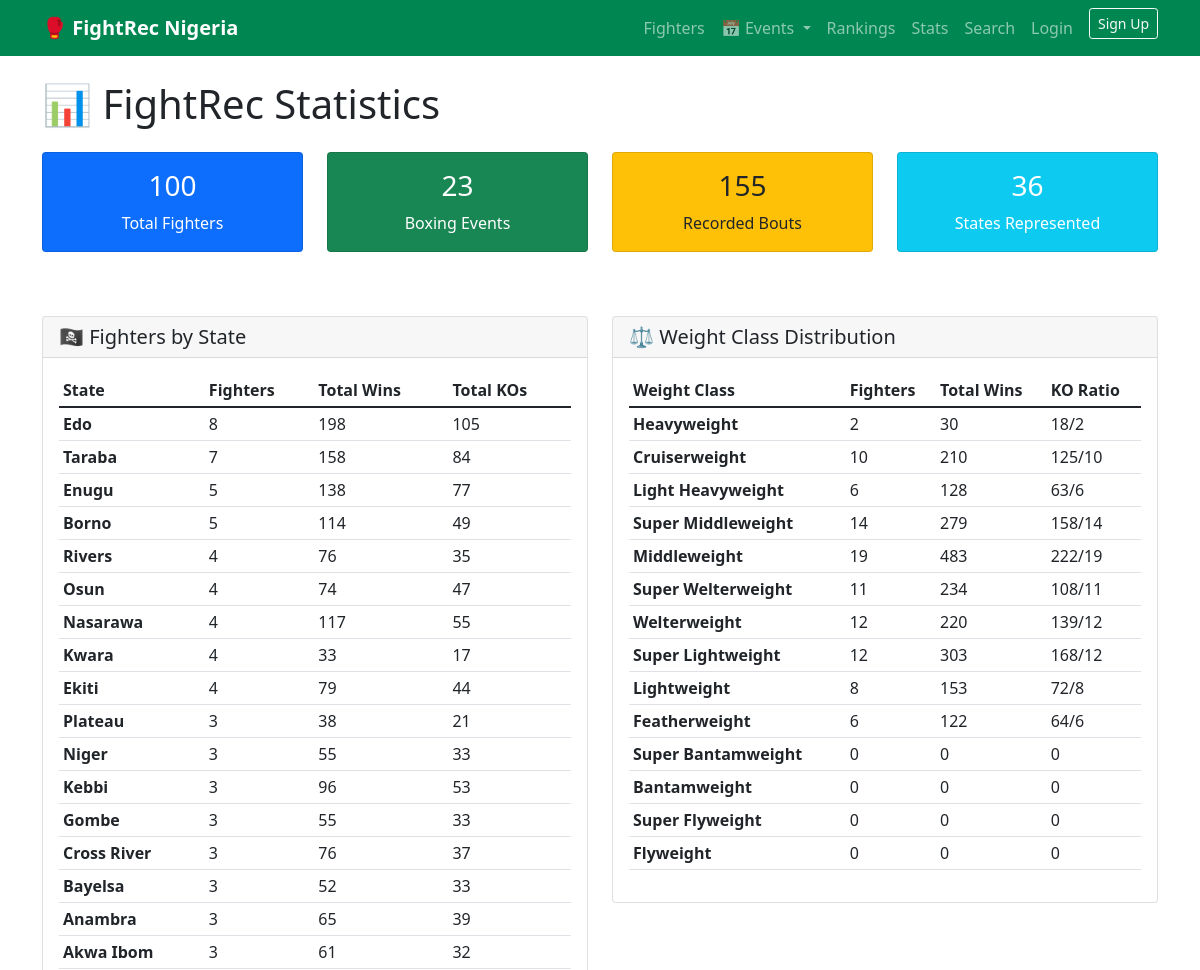
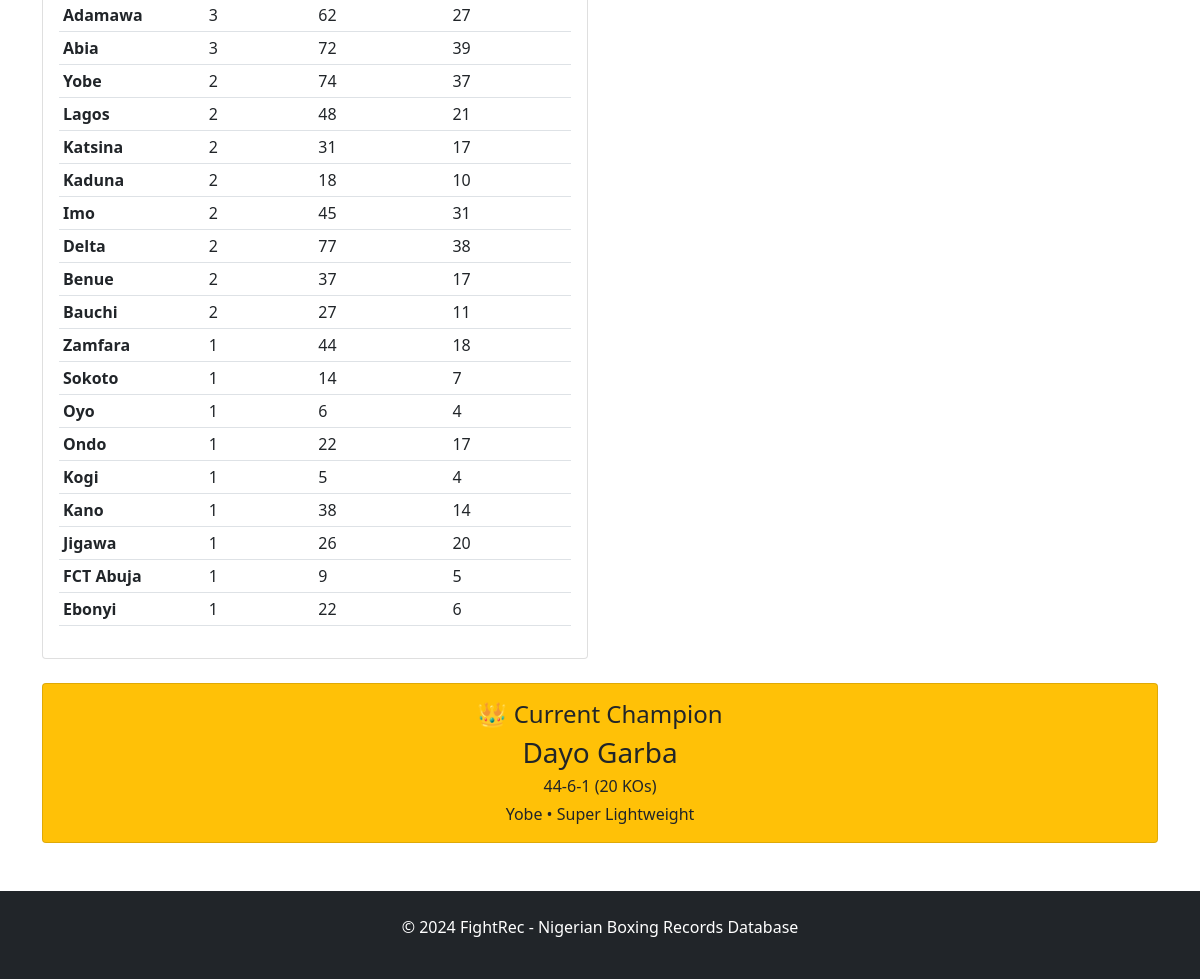
Page /statistics/ on the committed database (2 pictures, top to bottom).
### fighters/models.py (models this page shows, shortened)
class WeightClass(models.Model):
    name = models.CharField(max_length=50)
    weight_limit = models.DecimalField(max_digits=6, decimal_places=2)

class Fighter(models.Model):
    STANCE_CHOICES = [
        ('Orthodox', 'Orthodox'),
        ('Southpaw', 'Southpaw'),
    ]
    name = models.CharField(max_length=100)
    birth_date = models.DateField(null=True, blank=True)
    state_of_origin = models.CharField(max_length=50)
    nationality = models.CharField(max_length=50, default='Nigerian')
    height = models.DecimalField(max_digits=5, decimal_places=2, null=True, blank=True, help_text="Height in cm")
    reach = models.DecimalField(max_digits=5, decimal_places=2, null=True, blank=True, help_text="Reach in cm")
    stance = models.CharField(max_length=10, choices=STANCE_CHOICES)
    total_wins = models.IntegerField(default=0)
    total_losses = models.IntegerField(default=0)
    total_draws = models.IntegerField(default=0)
    kos = models.IntegerField(default=0, help_text="Knockout wins")
    biography = models.TextField(blank=True, help_text="Fighter biography and career highlights")
    photo = models.ImageField(upload_to='fighters/photos/', null=True, blank=True, help_text="Fighter profile photo")
    weight_class = models.ForeignKey(WeightClass, on_delete=models.SET_NULL, null=True, blank=True)
    created_at = models.DateTimeField(auto_now_add=True)
    updated_at = models.DateTimeField(auto_now=True)
    @property
    def record(self):
        return f"{self.total_wins}-{self.total_losses}-{self.total_draws}"
    class Meta:
        ordering = ['name']

### fighters/views.py (the view)
# urls.py: path('statistics/', views.statistics, name='statistics'),
def statistics(request):
    total_fighters = Fighter.objects.count()
    total_events = Event.objects.count()
    total_bouts = Bout.objects.count()
    states_stats = Fighter.objects.values('state_of_origin').annotate(
        count=models.Count('id'),
        total_wins=models.Sum('total_wins'),
        total_kos=models.Sum('kos')
    ).order_by('-count')
    weight_class_stats = WeightClass.objects.annotate(
        fighter_count=models.Count('fighter'),
        total_wins=models.Sum('fighter__total_wins'),
        total_kos=models.Sum('fighter__kos')
    )
    try:
        champion = Fighter.objects.order_by('-total_wins', 'total_losses').first()
    except:
        champion = None
    return render(request, 'fighters/statistics.html', {
        'total_fighters': total_fighters,
        'total_events': total_events,
        'total_bouts': total_bouts,
        'states_stats': states_stats,
        'weight_class_stats': weight_class_stats,
        'champion': champion,
    })

### fighters/templates/fighters/statistics.html (shortened to what this page needs)
{% extends 'fighters/base.html' %}
{% block content %}
<div class="row">
    <div class="col-12">
        <h1 class="mb-4">📊 FightRec Statistics</h1>
    </div>
</div>
<div class="row mb-5">
    <div class="col-md-3 mb-3">
        <div class="card text-center bg-primary text-white">
            <div class="card-body">
                <h3>{{ total_fighters }}</h3>
                <p class="mb-0">Total Fighters</p>
            </div>
        </div>
    </div>
    <div class="col-md-3 mb-3">
        <div class="card text-center bg-success text-white">
            <div class="card-body">
                <h3>{{ total_events }}</h3>
                <p class="mb-0">Boxing Events</p>
            </div>
        </div>
    </div>
    <div class="col-md-3 mb-3">
        <div class="card text-center bg-warning text-dark">
            <div class="card-body">
                <h3>{{ total_bouts }}</h3>
                <p class="mb-0">Recorded Bouts</p>
            </div>
        </div>
    </div>
    <div class="col-md-3 mb-3">
        <div class="card text-center bg-info text-white">
            <div class="card-body">
                <h3>{{ states_stats|length }}</h3>
                <p class="mb-0">States Represented</p>
            </div>
        </div>
    </div>
</div>
<div class="row">
    <div class="col-md-6 mb-4">
        <div class="card">
            <div class="card-header">
                <h5 class="mb-0">🏴‍☠️ Fighters by State</h5>
            </div>
            <div class="card-body">
                <div class="table-responsive">
                    <table class="table table-sm">
                        <thead>
                            <tr>
                                <th>State</th>
                                <th>Fighters</th>
                                <th>Total Wins</th>
                                <th>Total KOs</th>
                            </tr>
                        </thead>
                        <tbody>
                            {% for state in states_stats %}
                            <tr>
                                <td><strong>{{ state.state_of_origin }}</strong></td>
                                <td>{{ state.count }}</td>
                                <td>{{ state.total_wins|default:0 }}</td>
                                <td>{{ state.total_kos|default:0 }}</td>
                            </tr>
                            {% endfor %}
                        </tbody>
                    </table>
                </div>
            </div>
        </div>
    </div>
    <div class="col-md-6 mb-4">
        <div class="card">
            <div class="card-header">
                <h5 class="mb-0">⚖️ Weight Class Distribution</h5>
            </div>
            <div class="card-body">
                <div class="table-responsive">
                    <table class="table table-sm">
                        <thead>
                            <tr>
                                <th>Weight Class</th>
                                <th>Fighters</th>
                                <th>Total Wins</th>
                                <th>KO Ratio</th>
                            </tr>
                        </thead>
                        <tbody>
                            {% for wc in weight_class_stats %}
                            <tr>
                                <td><strong>{{ wc.name }}</strong></td>
                                <td>{{ wc.fighter_count }}</td>
                                <td>{{ wc.total_wins|default:0 }}</td>
                                <td>
                                    {% if wc.fighter_count > 0 and wc.total_kos %}
                                        {{ wc.total_kos|default:0 }}/{{ wc.fighter_count }}
                                    {% else %}
                                        0
                                    {% endif %}
                                </td>
                            </tr>
                            {% endfor %}
                        </tbody>
                    </table>
                </div>
            </div>
        </div>
    </div>
</div>
{% if champion %}
<div class="row">
    <div class="col-12">
        <div class="card bg-warning">
            <div class="card-body text-center">
                <h4>👑 Current Champion</h4>
                <h3 class="mb-1">{{ champion.name }}</h3>
                <p class="mb-1">{{ champion.record }} ({{ champion.kos }} KOs)</p>
                <p class="mb-0">{{ champion.state_of_origin }} • {{ champion.weight_class.name }}</p>
            </div>
        </div>
    </div>
</div>
{% endif %}
{% endblock %}

### rows in the picture
WeightClass: name "Heavyweight", fighter_count "2", total_wins "30", total_kos "18"
WeightClass: name "Cruiserweight", fighter_count "10", total_wins "210", total_kos "125"
WeightClass: name "Light Heavyweight", fighter_count "6", total_wins "128", total_kos "63"
WeightClass: name "Super Middleweight", fighter_count "14", total_wins "279", total_kos "158"
WeightClass: name "Middleweight", fighter_count "19", total_wins "483", total_kos "222"
WeightClass: name "Super Welterweight", fighter_count "11", total_wins "234", total_kos "108"
WeightClass: name "Welterweight", fighter_count "12", total_wins "220", total_kos "139"
WeightClass: name "Super Lightweight", fighter_count "12", total_wins "303", total_kos "168"
WeightClass: name "Lightweight", fighter_count "8", total_wins "153", total_kos "72"
WeightClass: name "Featherweight", fighter_count "6", total_wins "122", total_kos "64"
WeightClass: name "Super Bantamweight", fighter_count "0", total_wins "0"
WeightClass: name "Bantamweight", fighter_count "0", total_wins "0"
WeightClass: name "Super Flyweight", fighter_count "0", total_wins "0"
WeightClass: name "Flyweight", fighter_count "0", total_wins "0"
Fighter: name "Dayo Garba", record "44-6-1", kos "20", state_of_origin "Yobe", weight_class.name "Super Lightweight"

### other values in the picture
{{ total_fighters }} "100"
{{ total_events }} "23"
{{ total_bouts }} "155"
{{ states_stats|length }} "36"
{{ state.state_of_origin }} "Edo" "Taraba" "Enugu" "Borno" "Rivers" "Osun" "Nasarawa" "Kwara" "Ekiti" "Plateau" "Niger" "Kebbi" "Gombe" "Cross River" "Bayelsa" "Anambra" "Akwa Ibom" "Adamawa" "Abia" "Yobe" "Lagos" "Katsina" "Kaduna" "Imo" "Delta" "Benue" "Bauchi" "Zamfara" "Sokoto" "Oyo" "Ondo" "Kogi" "Kano" "Jigawa" "FCT Abuja" "Ebonyi"
{{ state.count }} "8" "7" "5" "5" "4" "4" "4" "4" "4" "3" "3" "3" "3" "3" "3" "3" "3" "3" "3" "2" "2" "2" "2" "2" "2" "2" "2" "1" "1" "1" "1" "1" "1" "1" "1" "1"
{{ state.total_wins|default:0 }} "198" "158" "138" "114" "76" "74" "117" "33" "79" "38" "55" "96" "55" "76" "52" "65" "61" "62" "72" "74" "48" "31" "18" "45" "77" "37" "27" "44" "14" "6" "22" "5" "38" "26" "9" "22"
{{ state.total_kos|default:0 }} "105" "84" "77" "49" "35" "47" "55" "17" "44" "21" "33" "53" "33" "37" "33" "39" "32" "27" "39" "37" "21" "17" "10" "31" "38" "17" "11" "18" "7" "4" "17" "4" "14" "20" "5" "6"
